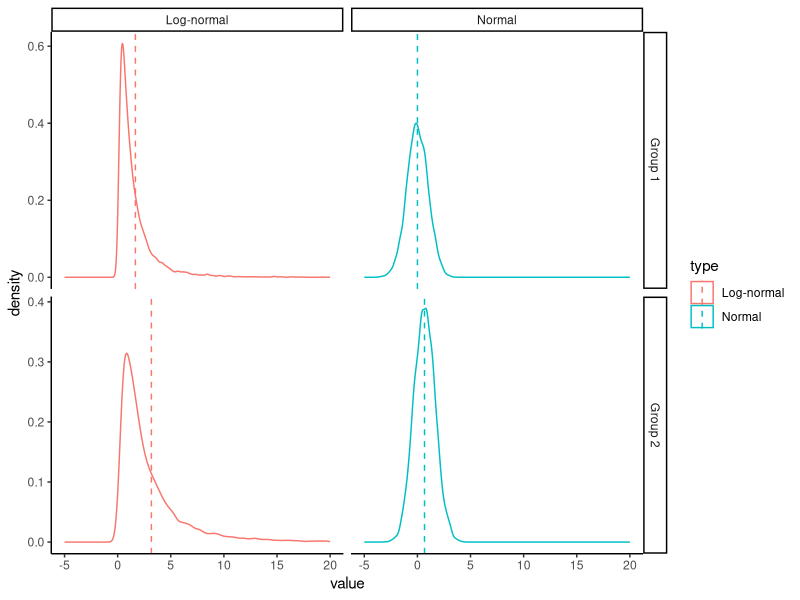
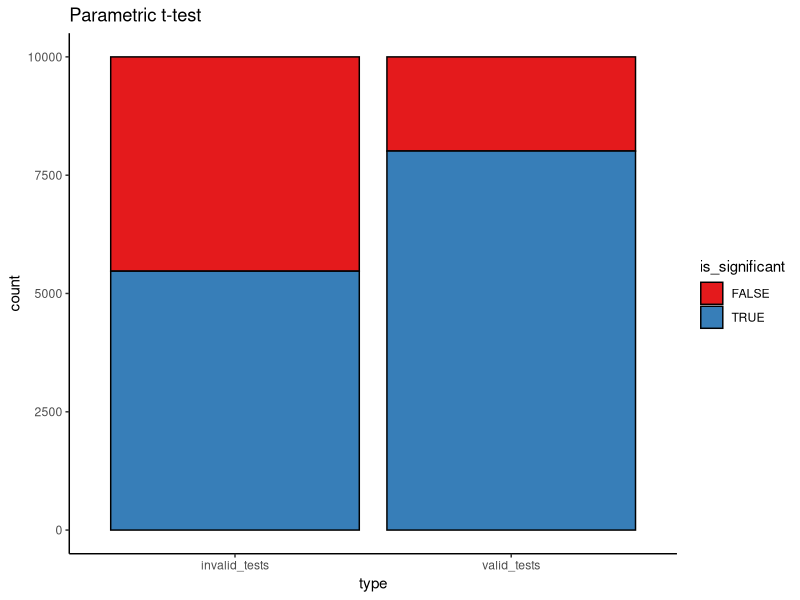
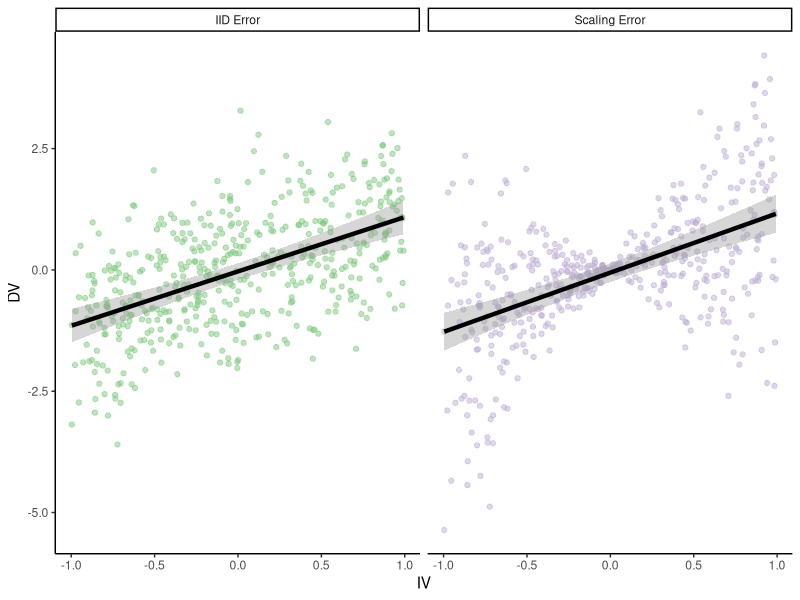
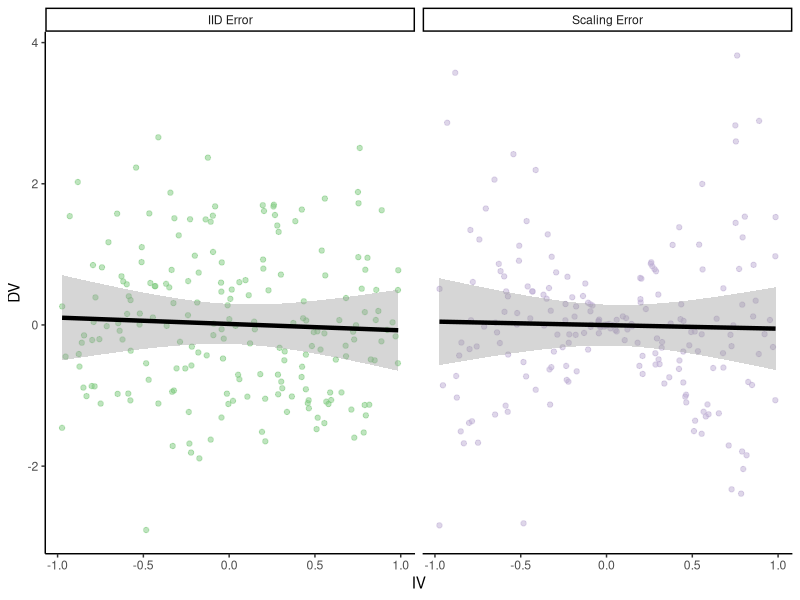
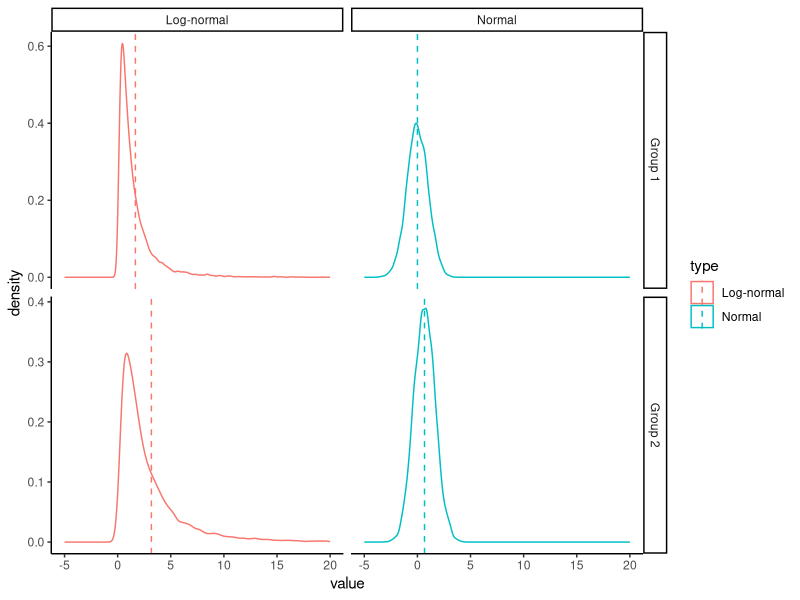
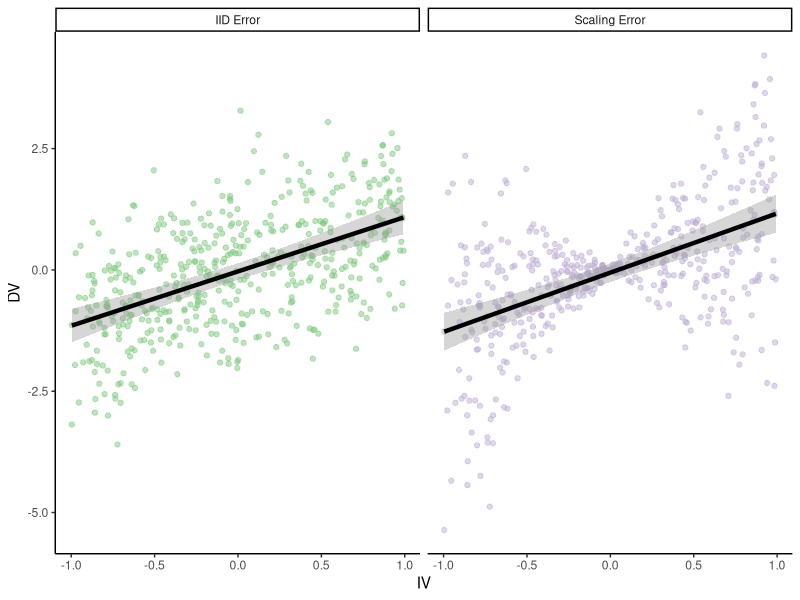
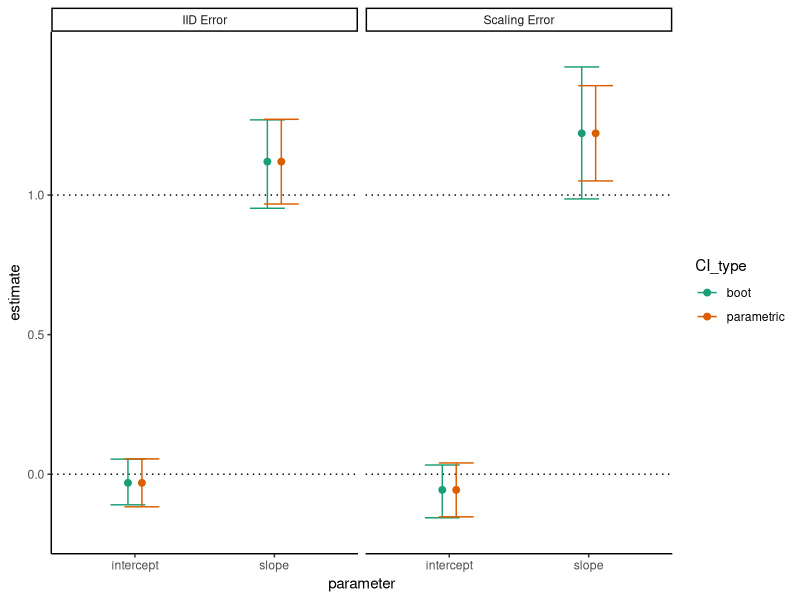
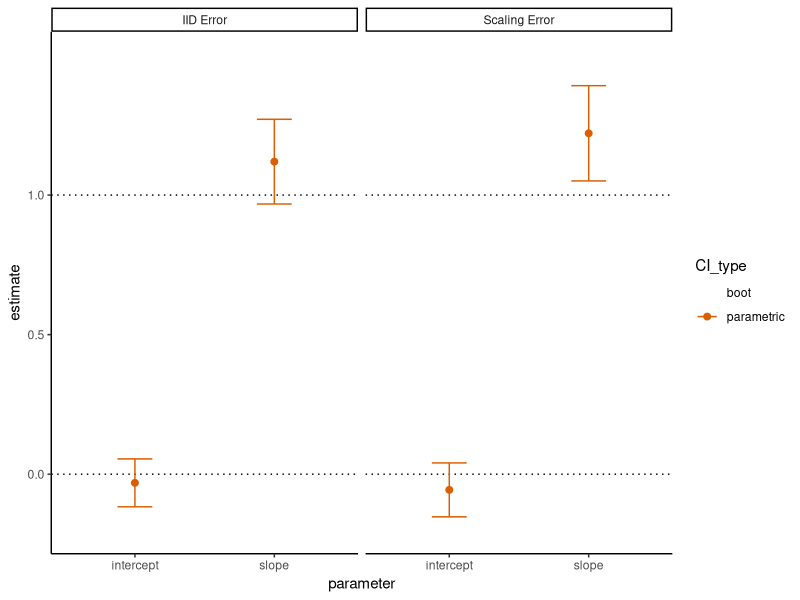

Write the R code that produced these figures, in order. (Note: a time limit stopped this script after it produced the figures.)
## ---- chunk 1
library(tidyverse)
library(boot)
## ---- chunk 2
theme_set(theme_classic())
## ---- chunk 3
parametric_plotting_data = data.frame(group = rep(rep(c("Group 1", "Group 2"), each=10000), 2),
                                      type = rep(c("Normal", "Log-normal"), each=20000),
                                      value = c(rnorm(10000, 0, 1),  # normal 1
                                                rnorm(10000, 0.66, 1),  # normal 2
                                                exp(rnorm(10000, 0, 1)),  # Non-normal 1
                                                exp(rnorm(10000, 0.66, 1))))  # Non-normal 2

## ---- chunk 4
ggplot(parametric_plotting_data, aes(x=value, color=type)) +
  geom_density() +
  geom_vline(data=parametric_plotting_data %>%
               group_by(group, type) %>%
               summarize(mean_value = mean(value), sd_value = sd(value)),
             aes(xintercept=mean_value, color=type), linetype=2) +
  xlim(-5, 20) +
  facet_grid(group ~ type, scales="free")
## ---- chunk 5
ggsave("figures/log_normal_dists.png", width=5, height=4)
## ---- chunk 6
gen_data_and_test = function(num_observations_per) {
x = rnorm(num_observations_per, 0, 1.1)
y = rnorm(num_observations_per, 1, 1.1)

pnormal = t.test(x, y)$p.value

# what if the data are log-normally distributed?
x = exp(rnorm(num_observations_per, 0, 1.1))
y = exp(rnorm(num_observations_per, 1, 1.1))

pnotnormal = t.test(x, y)$p.value 
return(c(pnormal, pnotnormal))
}

parametric_issues_demo = function(num_tests, num_observations_per) {
  replicate(num_tests, gen_data_and_test(num_observations_per))
}
## ---- chunk 7
set.seed(0) # ensures we get the same results each time we run it

num_tests = 10000 # how many datasets to generate/tests to run
num_observations_per = 20 # how many obsservations in each dataset

parametric_issues_results = parametric_issues_demo(num_tests=num_tests, 
                                                   num_observations_per=num_observations_per)




parametric_issues_d = data.frame(valid_tests = parametric_issues_results[1,],
                                 invalid_tests = parametric_issues_results[2,],
                                 iteration=1:num_tests) %>%
  gather(type, p_value, contains("tests")) %>%
  mutate(is_significant = p_value < 0.05)

# Number significant results with normally distributed data
sum(parametric_issues_results[1,] < 0.05)

# number of significant results with log-normally distributed data
sum(parametric_issues_results[2,] < 0.05)
## ---- chunk 8
ggplot(parametric_issues_d, aes(x=type, fill=is_significant)) +
  geom_bar(stat="count", color="black") +
  scale_fill_brewer(palette="Set1") +
  labs(title="Parametric t-test")
## ---- chunk 9
boot_mean_diff_test = function(x, y) {
  boot_iterate = function(x, y) {
    x_samp = sample(x, 
                    length(x), 
                    replace=T)
    y_samp = sample(y, 
                    length(y), 
                    replace=T)
    mean_diff = mean(y_samp) - mean(x_samp)
    return(mean_diff)
  }
  boots = replicate(100, boot_iterate(x, y))
  quants = quantile(boots, probs=c(0.025, 0.925))
  return(sign(quants[1]) == sign(quants[2]))

}
## ---- chunk 10
gen_data_and_boot_test = function(num_observations_per) {
x = rnorm(num_observations_per, 0, 1.1)
y = rnorm(num_observations_per, 1, 1.1)

pnormal = boot_mean_diff_test(x, y)

# what if the data are log-normally distributed?
x = exp(rnorm(num_observations_per, 0, 1.1))
y = exp(rnorm(num_observations_per, 1, 1.1))

pnotnormal = boot_mean_diff_test(x, y)
return(c(pnormal, pnotnormal))
}

boot_results = replicate(num_tests, gen_data_and_boot_test(num_observations_per))
sum(boot_results[1,])
sum(boot_results[2,])
## ---- chunk 11
num_points = 500
true_intercept = 0
true_slope = 1.
set.seed(0)
parametric_ci_data = data.frame(IV = rep(runif(num_points,  -1, 1), 2),
                                type = rep(c("IID Error", "Scaling Error"), each=num_points),
                                error = rep(rnorm(num_points, 0, 1), 2)) %>%
  mutate(DV = ifelse(
    type == "IID Error",
    true_slope*IV + error,
    true_slope*IV + 2*abs(IV)*error)) # error increases proportional to distance from 0 on the IV

## ---- chunk 12
ggplot(parametric_ci_data,
       aes(x=IV, y=DV, color=type)) +
  geom_point(alpha=0.5) +
  geom_smooth(method="lm", se=T, color="black", 
              size=1.5, level=0.9999) + # inflating the confidence bands a bit
                                       # to show their distribution is similar
  scale_color_brewer(palette="Accent") +
  facet_wrap(~type) +
  guides(color=F)
## ---- chunk 13
ggsave("figures/error_dist_non_null.png", width=5, height=3)
## ---- chunk 14
summary(lm(DV ~ IV, parametric_ci_data %>% filter(type=="IID Error")))
summary(lm(DV ~ IV, parametric_ci_data %>% filter(type=="Scaling Error")))
## ---- chunk 15
ex2_lm_bootstrap_CIs = function(data, R=1000) {
  lm_results = summary(lm(DV ~ IV, data=data))$coefficients
  bootstrap_coefficients = function(data, indices) {
    linear_model = lm(DV ~ IV, 
                      data=data[indices,]) # will select a bootstrap sample of the data
    return(linear_model$coefficients)
  }

  boot_results = boot(data=data,
                      statistic=bootstrap_coefficients,
                      R=R)
  boot_intercept_CI = boot.ci(boot_results, index=1, type="bca")
  boot_slope_CI = boot.ci(boot_results, index=2, type="bca")
  return(data.frame(intercept_estimate=lm_results[1, 1],
                    intercept_SE=lm_results[1,2],
                    slope_estimate=lm_results[2, 1],
                    slope_SE=lm_results[2,2],
                    intercept_boot_CI_low=boot_intercept_CI$bca[4],
                    intercept_boot_CI_hi=boot_intercept_CI$bca[5],
                    slope_boot_CI_low=boot_slope_CI$bca[4],
                    slope_boot_CI_hi=boot_slope_CI$bca[5]))
}
## ---- chunk 16
set.seed(0) # for bootstraps
coefficient_CI_data = parametric_ci_data %>%
  group_by(type) %>%
  do(ex2_lm_bootstrap_CIs(.)) %>%
  ungroup() 
## ---- chunk 17
coefficient_CI_data = coefficient_CI_data %>%
  gather(variable, value, -type) %>%
  separate(variable, c("parameter", "measurement"), extra="merge") %>%
  spread(measurement, value) %>%
  mutate(parametric_CI_low=estimate-1.96*SE,
         parametric_CI_hi=estimate+1.96*SE) %>%
  gather(CI_type, value, contains("CI")) %>%
  separate(CI_type, c("CI_type", "high_or_low"), extra="merge") %>%
  spread(high_or_low, value) %>%
  mutate(CI_type = factor(CI_type))
## ---- chunk 18
plot_coefficient_CI_data = function(coefficient_CI_data, errorbar_width=0.5) {
  p = ggplot(data=coefficient_CI_data, aes(x=parameter, color=CI_type, y=estimate, ymin=CI_low, ymax=CI_hi)) +
    geom_hline(data=data.frame(parameter=c("intercept", "slope"),
                               estimate=c(true_intercept, true_slope)), 
               mapping=aes(yintercept=estimate),
               linetype=3) +
    geom_point(size=2, position=position_dodge(width=0.2)) +
    geom_errorbar(position=position_dodge(width=0.2), width=errorbar_width) +
    facet_grid(~type) + 
    scale_y_continuous(breaks=c(0, 0.5, 1), limits=c(-0.2, 1.5)) +
    scale_color_brewer(palette="Dark2", drop=F)
}
## ---- chunk 19
plot_coefficient_CI_data(coefficient_CI_data)
ggsave("figures/error_dist_CI_example.png", width=5, height=3)

plot_coefficient_CI_data(coefficient_CI_data %>% 
                           filter(CI_type=="parametric"),
                         0.25)
ggsave("figures/error_dist_CI_example_parametric_only.png", width=5, height=3)
## ---- chunk 20
num_points = 200
true_intercept = 0
true_slope = 0.
set.seed(0)
parametric_ci_data = data.frame(IV = rep(runif(num_points,  -1, 1), 2),
                                type = rep(c("IID Error", "Scaling Error"), each=num_points),
                                error = rep(rnorm(num_points, 0, 1), 2)) %>%
  mutate(DV = ifelse(
    type == "IID Error",
    true_slope*IV + error,
    true_slope*IV + 2*abs(IV)*error)) # error increases proportional to distance from 0 on the IV

## ---- chunk 21
ggplot(parametric_ci_data,
       aes(x=IV, y=DV, color=type)) +
  geom_point(alpha=0.5) +
  geom_smooth(method="lm", se=T, color="black", 
              size=1.5, level=0.9999) + # inflating the confidence bands a bit
                                       # to show their distribution is similar
  scale_color_brewer(palette="Accent") +
  facet_wrap(~type) +
  guides(color=F)
## ---- chunk 22
ggsave("figures/error_dist_null.png", width=5, height=3)
## ---- chunk 23
error_dist_null_sample = function(num_points) {
  true_intercept = 0
  true_slope = 0
  # We'll sample only for the scaling error case, we know IID works 
  this_data = data.frame(IV = runif(num_points,  -1, 1),
                         error = rnorm(num_points, 0, 1)) %>%
    mutate(DV = true_slope*IV + 2*abs(IV)*error) # error increases proportional to distance from 0 on the IV

  coefficient_CI_data = ex2_lm_bootstrap_CIs(this_data,
                                             R=500) # take fewer bootstrap samples, to speed things up
  
  coefficient_CI_data = coefficient_CI_data %>%
    gather(variable, value) %>%
    separate(variable, c("parameter", "measurement"), extra="merge") %>%
    spread(measurement, value) %>%
    mutate(parametric_CI_low=estimate-1.96*SE,
           parametric_CI_hi=estimate+1.96*SE) %>%
    gather(CI_type, value, contains("CI")) %>%
    separate(CI_type, c("CI_type", "high_or_low"), extra="merge") %>%
    spread(high_or_low, value) %>%
    mutate(significant = sign(CI_hi) == sign(CI_low)) %>%
    select(parameter, CI_type, significant)
  return(list(coefficient_CI_data))
}
## ---- chunk 24
num_simulations = 500
num_points = 200
set.seed(0)
noise_dist_simulation_results = replicate(num_simulations, error_dist_null_sample(num_points)) %>%
  bind_rows()
## ---- chunk 25
ggplot(noise_dist_simulation_results, aes(x=CI_type, fill=significant)) +
  geom_bar(stat="count", color="black") +
  scale_fill_brewer(palette="Set1", direction=-1) + 
  facet_wrap(~parameter) +
  scale_y_continuous(breaks=c(0, 0.05*num_simulations, num_simulations),
                     labels=c("0%", expression(Nominal ~ alpha), "100%")) +
  labs(x="CI Type",
       y="Proportion significant") +
  geom_hline(yintercept=0.05*num_simulations, linetype=2)
## ---- chunk 26
ggsave("figures/error_dist_proportion_significant.png", width=5, height=3)
## ---- chunk 27
noise_dist_simulation_results %>%
  count(parameter, CI_type, significant) %>%
  mutate(prop=n/num_simulations)
## ---- chunk 28
density_similarity_conceptual_plot_data = expand.grid(x=seq(0, 4, 0.01),
                                                      y=seq(0, 4, 0.01)) %>%
  mutate(population_1 = exp(-((x-2)^2 +(y-3)^2)/8) * exp(-((x-2/y)^2 +(y-1/x)^2)/2), #These are definitely not proper distributions
         population_2 = exp(-((x)^2 +(y)^2)/8) * exp(-((x/2)^2 +(y/2-1/x)^2)/2)) %>% 
  gather(population, value, contains("population"))
  
## ---- chunk 29
ggplot(density_similarity_conceptual_plot_data,
       aes(x=x, y=y, z=value, color=population)) +
  geom_contour(size=1, bins=8) +
  scale_color_brewer(palette="Dark2") +
  facet_wrap(~population) +
  labs(x = "Feature 1", y="Feature 2") +
  guides(color=F)
## ---- chunk 30
ggsave("figures/conceptual_density_plot.png", width=5, height=3)
## ---- chunk 31
num_points = 100
true_intercept = 0
true_slope = 1.
set.seed(2) # I p-hacked the shit out of this demo to make the ideas more clear
parametric_ci_data = data.frame(IV = rep(runif(num_points,  -1, 1), 2),
                                type = rep(c("IID Error", "Scaling Error"), each=num_points),
                                error = rep(rnorm(num_points, 0, 1), 2)) %>%
  mutate(DV = ifelse(
    type == "IID Error",
    true_slope*IV + error,
    true_slope*IV + 2*abs(IV)*error)) # error increases proportional to distance from 0 on the IV
## ---- chunk 32
p = ggplot(parametric_ci_data,
       aes(x=IV, y=DV)) +
  geom_point(alpha=0.25) +
  geom_smooth(method="lm", se=F, color="black", 
              size=1.5) + 
  facet_wrap(~type) 
p
## ---- chunk 33
#ggsave("figures/bootstrap_demo_1.png", width=5, height=3)
## ---- chunk 34
set.seed(15) # See above RE: p-hacking
samp_1_indices = sample(1:num_points, num_points, replace=T)
samp_1 = parametric_ci_data[c(samp_1_indices, samp_1_indices+num_points), ] # take the same rows from each type of data
set.seed(2) # See above RE: p-hacking
samp_2_indices = sample(1:num_points, num_points, replace=T)
samp_2 = parametric_ci_data[c(samp_2_indices, samp_2_indices+num_points), ]

many_samples_indices = sample(1:num_points, 8*num_points, replace=T)
many_samples = bind_rows(samp_1 %>%
                           mutate(sample=1), 
                         samp_2 %>% mutate(sample=2),
                         parametric_ci_data[c(many_samples_indices, many_samples_indices+num_points),] %>%
                           mutate(sample=rep(rep(3:10, each=num_points), 2)))
## ---- chunk 35
p + 
  geom_point(data=samp_1,
             aes(color=NA), color="red", alpha=0.5) +
  geom_smooth(data=samp_1,
              method="lm", se=F, color="red", 
              size=1.5) 

## ---- chunk 36
p + 
  geom_point(data=samp_2,
             aes(color=NA), color="red", alpha=0.5) +
  geom_smooth(data=samp_2,
              method="lm", se=F, color="red", 
              size=1.5) 
## ---- chunk 37
p +  
  geom_smooth(data=many_samples,
              aes(group=sample),
              method="lm", se=F, 
              size=1.5,
              color="red")
